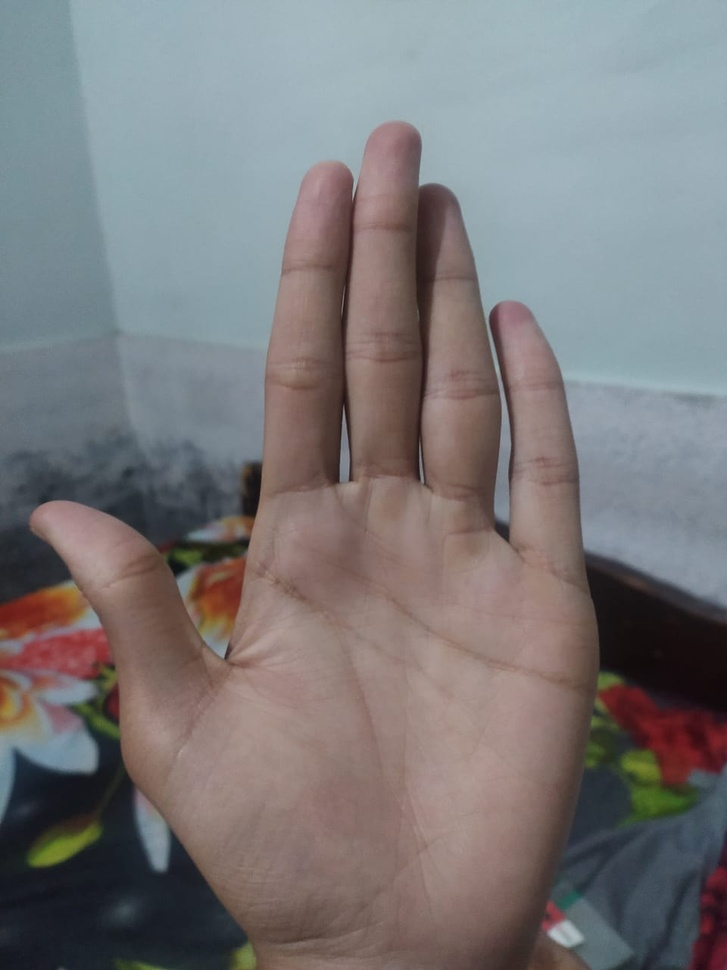
#> input picture opencv/originalhand.jpg, 727 x 970 px, shrunk from 960 x 1280 before the run, given in place of the camera
$ python Video_test.py
#> lines starting #> are read from the running program, lines starting #| are printed output that depends on the picture; after the words box and inside, x2 and y2 are one past the last pixel; in counts of white or black regions, pixels touching at a corner belong together
import cv2
vid = cv2.VideoCapture(0)
hand_xml=cv2.CascadeClassifier('D:/Device-Control-Using-OpenCV-and-ML/Device-Control-Using-OpenCV-and-ML/opencv/hand_detection.xml')

while True:
    rt,frame=vid.read()
#> frame is the input picture: shape (970, 727, 3); mean B, G, R 121.5, 120.2, 122.8
    cv2.imwrite("dito.jpg",frame)
    temp=frame
    frame=cv2.cvtColor(frame,cv2.COLOR_BGR2GRAY)
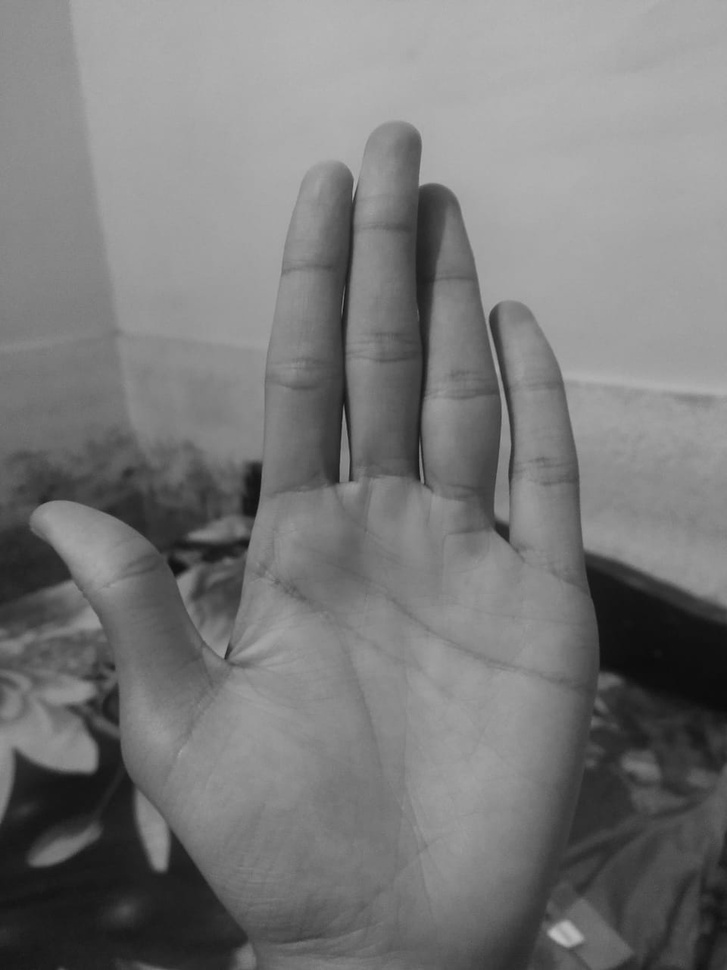
#> frame: shape (970, 727); min 11, max 189, mean 121.1
    (thresh, im_bw) = cv2.threshold(frame, 128, 255, cv2.THRESH_BINARY | cv2.THRESH_OTSU)
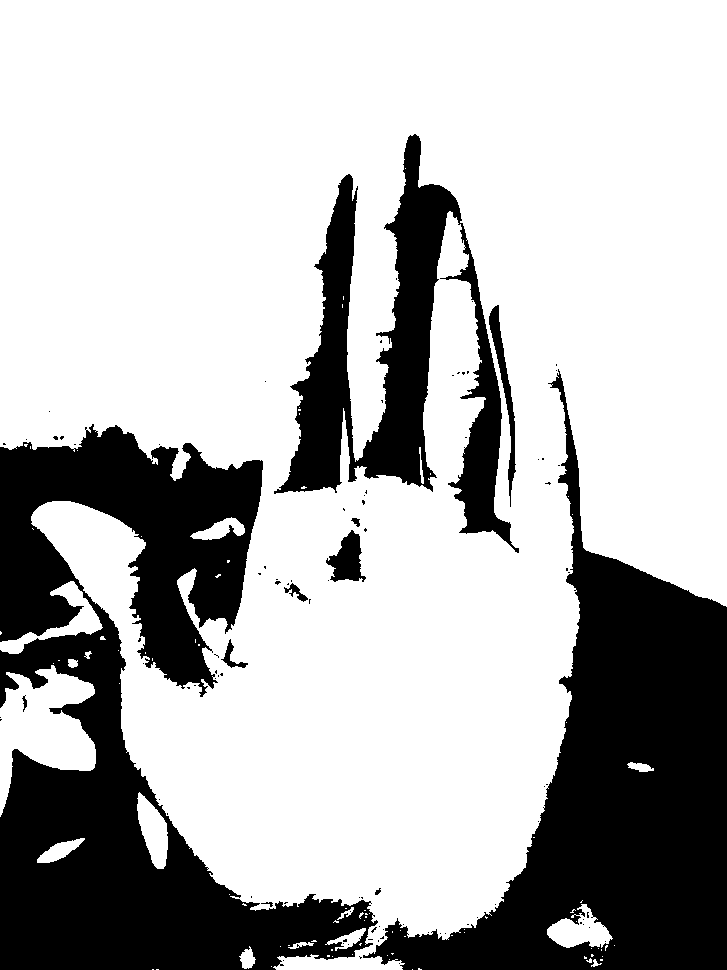
#> im_bw: shape (970, 727); 71.1% white; 95 black regions (84 under 20 px)
#> thresh = 103
    contours,hierachy = cv2.findContours(im_bw, cv2.RETR_TREE, cv2.CHAIN_APPROX_SIMPLE)
#> contours = 203 contours, 175 with area under 20; largest, box (x1, y1, x2, y2) and area: (0, 0, 727, 970) 519268, (273, 133, 520, 554) 33896, (0, 665, 96, 817) 7373, (0, 581, 103, 654) 1706, (547, 904, 613, 948) 1457
    cv2.drawContours(temp, contours, -1, (0,255,0), 3)
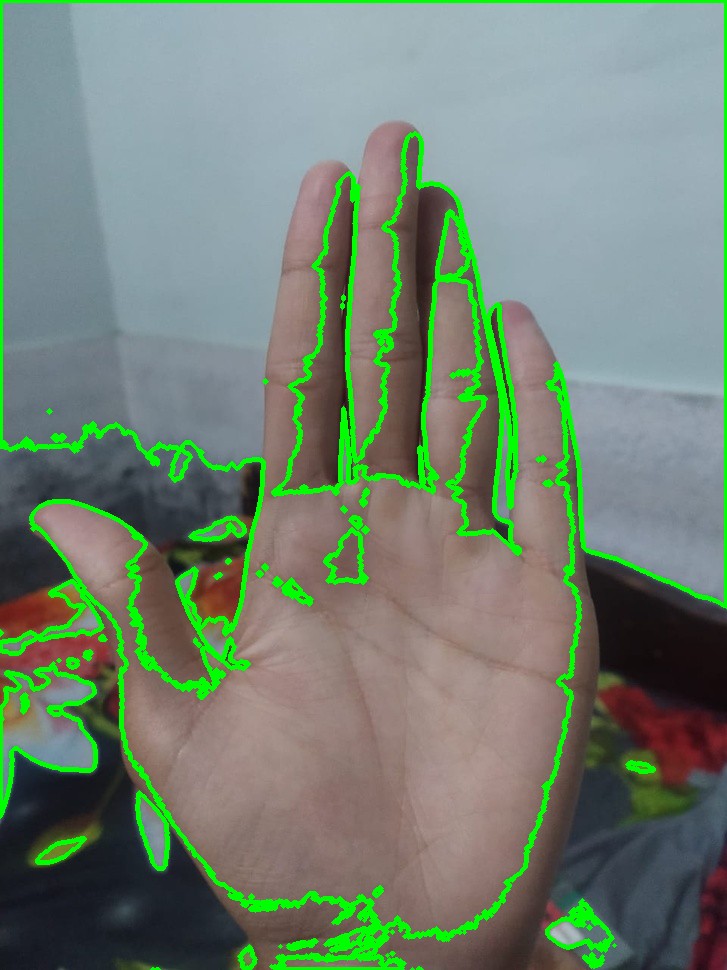
#> temp: shape (970, 727, 3); 7.3% of pixels changed, all inside (x1, y1, x2, y2) = (0, 0, 727, 970)

    palm = hand_xml.detectMultiScale(im_bw, 1.1, 4)
#> palm = ()

    cv2.imshow('Test',im_bw)
    cv2.imshow("color",temp)
    if cv2.waitKey(25) & 0xFF == ord('q'):

#> (key q is pressed here)
        break
#> (the run stopped early here; a loop or call above may not have finished)

$ run again, on opencv/book2.jpg
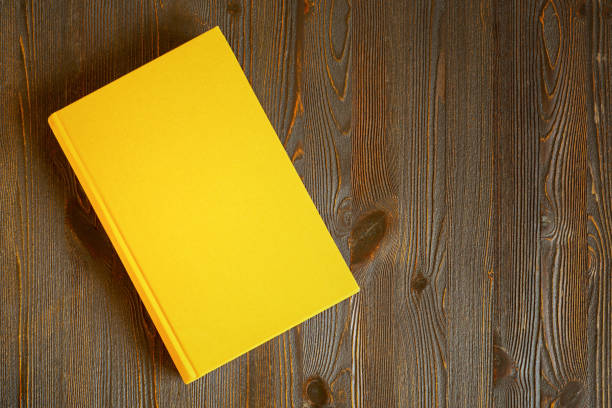
#> input picture opencv/book2.jpg, 612 x 408 px, given in place of the camera
#> frame is the input picture: shape (408, 612, 3); mean B, G, R 43.9, 105.6, 133.2
#> frame: shape (408, 612)
#> `(thresh, im_bw) = cv2.threshold(frame, 128, 255, cv2.THRESH_BINARY | c..`:
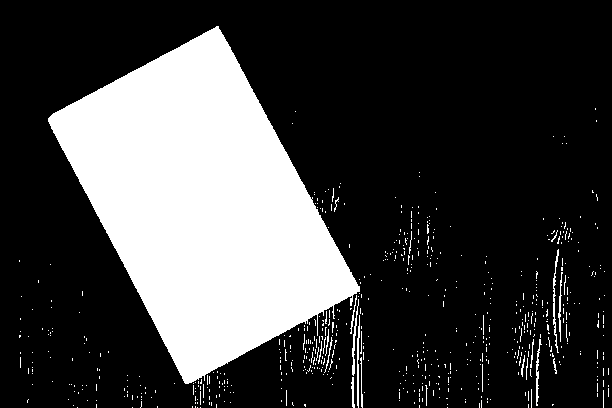
#> im_bw: shape (408, 612); 25.1% white; 657 white regions (634 under 20 px)
#> thresh = 136
#> contours = 657 contours, 650 with area under 20; largest, box (x1, y1, x2, y2) and area: (48, 26, 360, 384) 58937, (553, 249, 559, 353) 80, (357, 315, 360, 408) 76, (352, 299, 359, 376) 74, (536, 339, 542, 406) 68, (558, 272, 563, 342) 44, (351, 377, 355, 408) 38
#> `cv2.drawContours(temp, contours, -1, (0,255,0), 3)`:
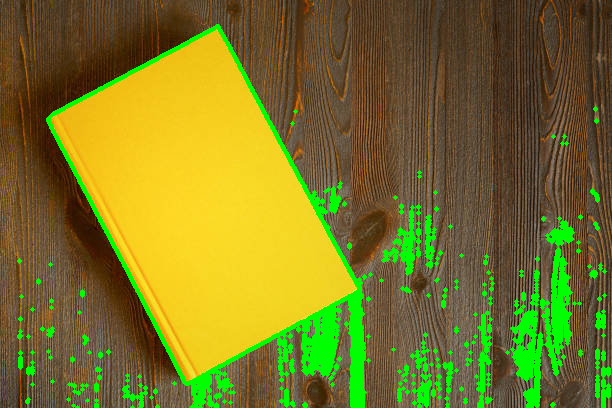
#> temp: shape (408, 612, 3); 8.45% of pixels changed, all inside (x1, y1, x2, y2) = (17, 24, 611, 408)
#> palm = ()
